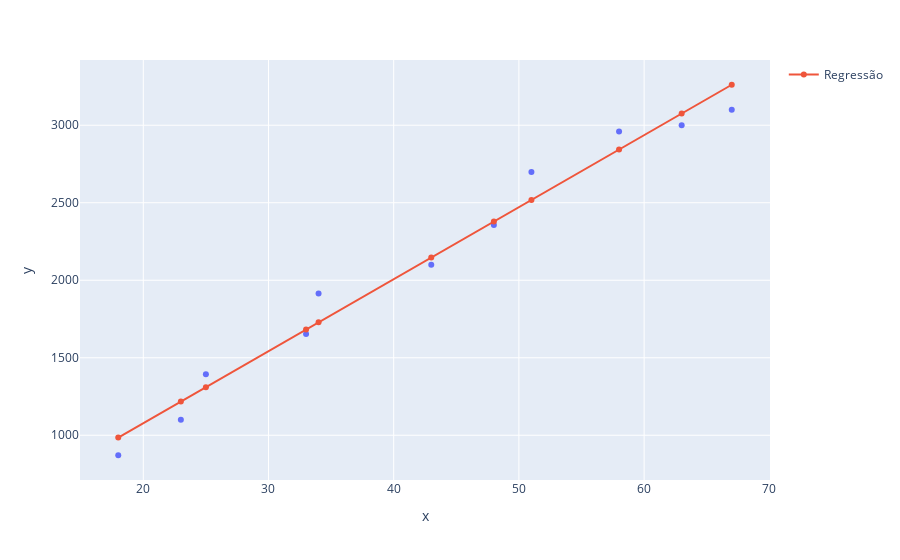

The code cell stored with this chart in its notebook:
### Code cell
grafico = px.scatter(x = x.ravel(), y = y)
grafico.add_scatter(x = x.ravel(), y = previsoes, name = "Regressão")
grafico.show()

### Figure 1 — Plotly figure (JSON) as saved in the notebook; plotly's stock layout.template omitted (floating-point values rounded to 4 significant figures)
{"data": [{"hovertemplate": "x=%{x}<br>y=%{y}<extra></extra>", "legendgroup": "", "marker": {"color": "#636efa", "symbol": "circle"}, "mode": "markers", "name": "", "orientation": "v", "showlegend": false, "type": "scatter", "x": [18, 23, 25, 33, 34, 43, 48, 51, 58, 63, 67], "xaxis": "x", "y": [871, 1100, 1393, 1654, 1915, 2100, 2356, 2698, 2959, 3000, 3100], "yaxis": "y"}, {"name": "Regressão", "type": "scatter", "x": [18, 23, 25, 33, 34, 43, 48, 51, 58, 63, 67], "y": [985.2, 1217.0, 1310.0, 1682.0, 1728.0, 2146.0, 2379.0, 2518.0, 2843.0, 3075.0, 3261.0]}], "layout": {"legend": {"tracegroupgap": 0}, "margin": {"t": 60}, "xaxis": {"anchor": "y", "domain": [0, 1], "title": {"text": "x"}}, "yaxis": {"anchor": "x", "domain": [0, 1], "title": {"text": "y"}}}}
